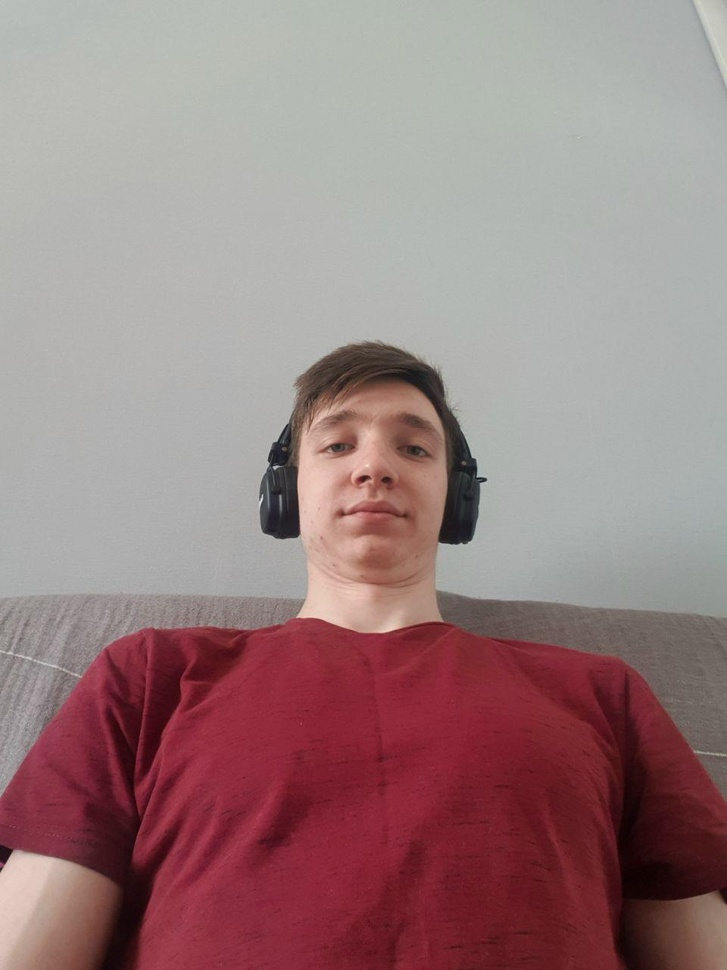
#> input picture image.jpg, 727 x 970 px, shrunk from 960 x 1280 before the run
$ python gray_level.py
#> lines starting #> are read from the running program, lines starting #| are printed output that depends on the picture
from PIL import Image
from numpy import *
from matplotlib import pyplot

im = array(Image.open('image.jpg').convert('L'))
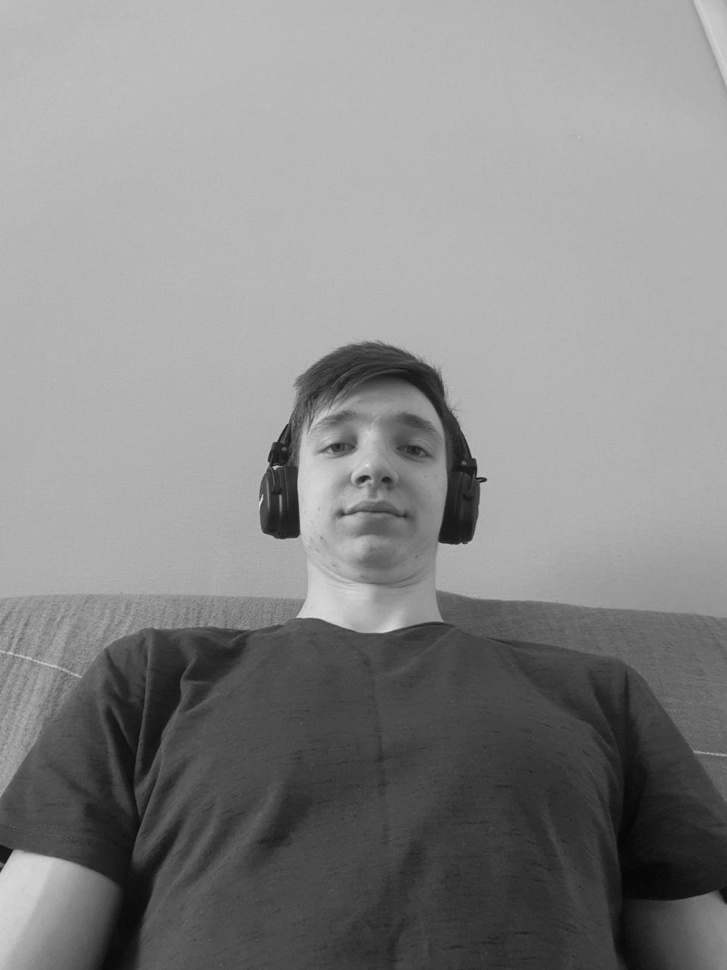
#> im: shape (970, 727); min 5, max 230, mean 135.6
pyplot.gray()

neg_im = 255 - im
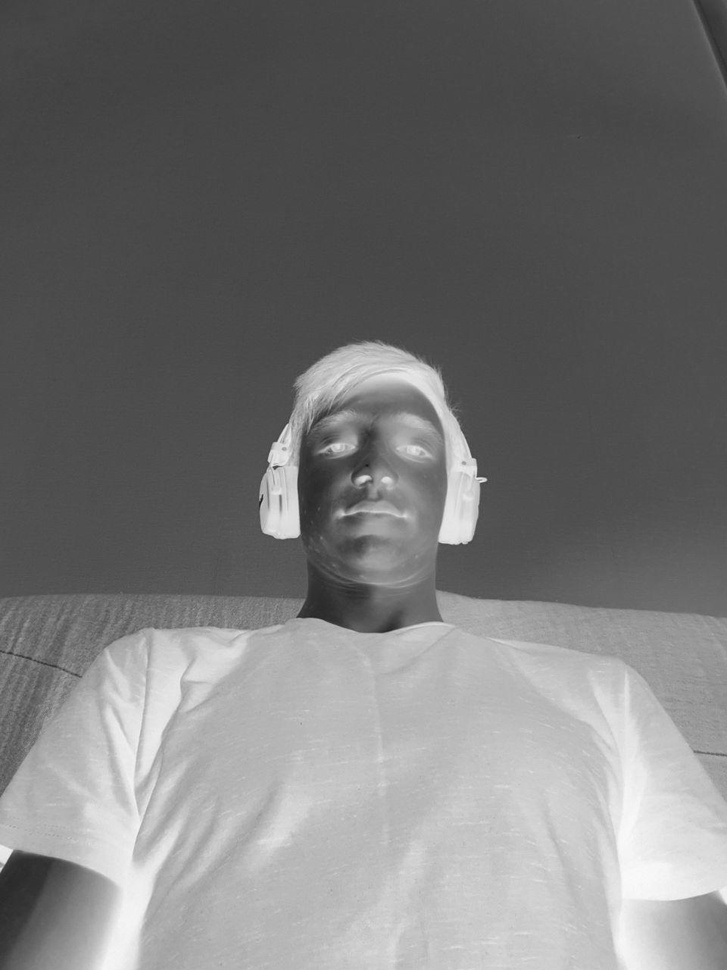
#> neg_im: shape (970, 727); min 25, max 250, mean 119.4
contr_im = 255.0 * (im / 255) ** 2
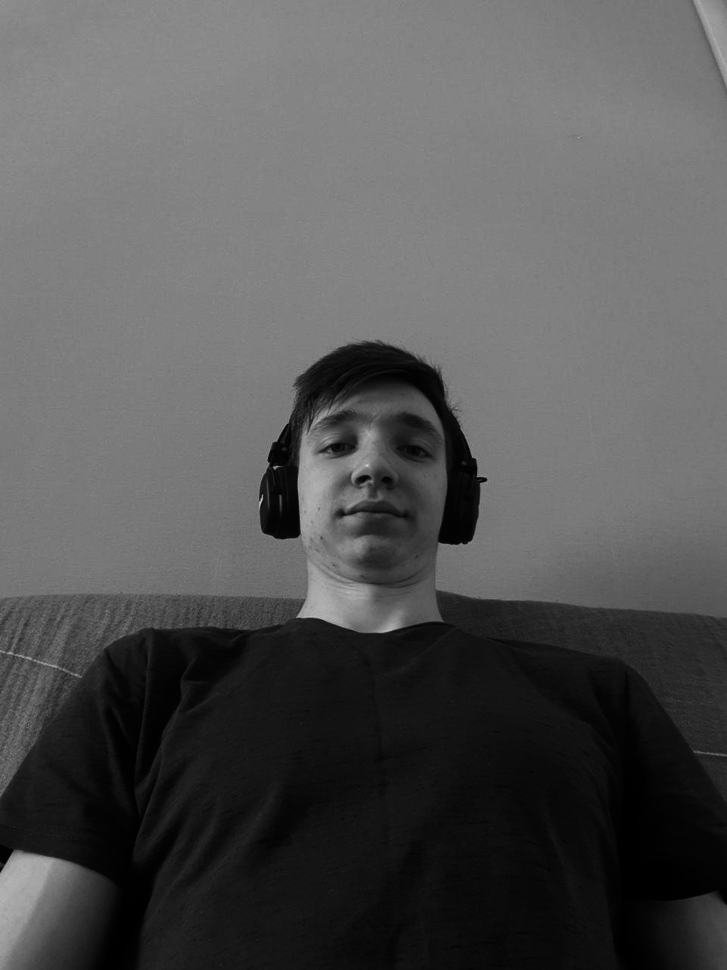
#> contr_im: shape (970, 727) float64; min 0.098, max 207.5, mean 84.5

pyplot.subplot(1, 3, 1)
pyplot.imshow(im)
pyplot.title('Original')

pyplot.subplot(1, 3, 2)
pyplot.imshow(contr_im)
pyplot.title('Contrast')

pyplot.subplot(1, 3, 3)
pyplot.imshow(neg_im)
pyplot.title('Negative')

pyplot.show()
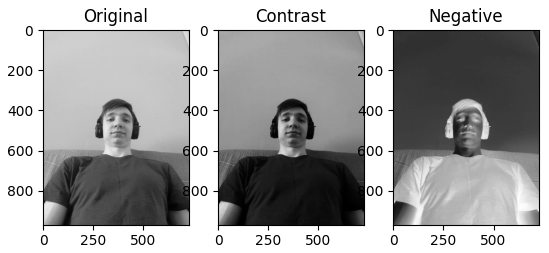
#> figure drawn by matplotlib, 3 panels
